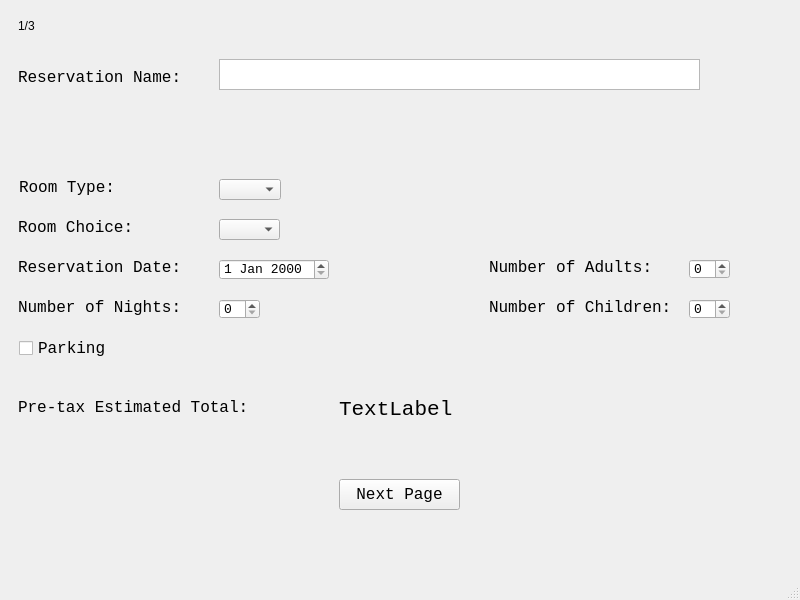
<?xml version="1.0" encoding="UTF-8"?>
<ui version="4.0">
 <class>MainWindow</class>
 <widget class="QMainWindow" name="MainWindow">
  <property name="geometry">
   <rect>
    <x>0</x>
    <y>0</y>
    <width>800</width>
    <height>600</height>
   </rect>
  </property>
  <property name="windowTitle">
   <string>MainWindow</string>
  </property>
  <widget class="QWidget" name="centralwidget">
   <layout class="QVBoxLayout" name="verticalLayout">
    <item>
     <widget class="QStackedWidget" name="stackedWidget">
      <property name="currentIndex">
       <number>0</number>
      </property>
      <widget class="QWidget" name="page1">
       <widget class="QLabel" name="label_4">
        <property name="geometry">
         <rect>
          <x>9</x>
          <y>9</y>
          <width>17</width>
          <height>16</height>
         </rect>
        </property>
        <property name="text">
         <string>1/3</string>
        </property>
       </widget>
       <widget class="QLabel" name="label">
        <property name="geometry">
         <rect>
          <x>9</x>
          <y>60</y>
          <width>174</width>
          <height>16</height>
         </rect>
        </property>
        <property name="font">
         <font>
          <family>Lucida Console</family>
          <pointsize>12</pointsize>
         </font>
        </property>
        <property name="text">
         <string>Reservation Name: </string>
        </property>
       </widget>
       <widget class="QLabel" name="label_5">
        <property name="geometry">
         <rect>
          <x>10</x>
          <y>170</y>
          <width>97</width>
          <height>16</height>
         </rect>
        </property>
        <property name="font">
         <font>
          <family>Lucida Console</family>
          <pointsize>12</pointsize>
         </font>
        </property>
        <property name="text">
         <string>Room Type:</string>
        </property>
       </widget>
       <widget class="QLabel" name="label_6">
        <property name="geometry">
         <rect>
          <x>9</x>
          <y>210</y>
          <width>116</width>
          <height>16</height>
         </rect>
        </property>
        <property name="font">
         <font>
          <family>Lucida Console</family>
          <pointsize>12</pointsize>
         </font>
        </property>
        <property name="text">
         <string>Room Choice:</string>
        </property>
       </widget>
       <widget class="QLabel" name="label_7">
        <property name="geometry">
         <rect>
          <x>9</x>
          <y>250</y>
          <width>164</width>
          <height>16</height>
         </rect>
        </property>
        <property name="font">
         <font>
          <family>Lucida Console</family>
          <pointsize>12</pointsize>
         </font>
        </property>
        <property name="text">
         <string>Reservation Date:</string>
        </property>
       </widget>
       <widget class="QLabel" name="label_8">
        <property name="geometry">
         <rect>
          <x>9</x>
          <y>290</y>
          <width>232</width>
          <height>16</height>
         </rect>
        </property>
        <property name="font">
         <font>
          <family>Lucida Console</family>
          <pointsize>12</pointsize>
         </font>
        </property>
        <property name="text">
         <string>Number of Nights:</string>
        </property>
       </widget>
       <widget class="QLabel" name="label_9">
        <property name="geometry">
         <rect>
          <x>480</x>
          <y>250</y>
          <width>164</width>
          <height>16</height>
         </rect>
        </property>
        <property name="font">
         <font>
          <family>Lucida Console</family>
          <pointsize>12</pointsize>
         </font>
        </property>
        <property name="text">
         <string>Number of Adults:</string>
        </property>
       </widget>
       <widget class="QLabel" name="label_10">
        <property name="geometry">
         <rect>
          <x>480</x>
          <y>290</y>
          <width>184</width>
          <height>16</height>
         </rect>
        </property>
        <property name="font">
         <font>
          <family>Lucida Console</family>
          <pointsize>12</pointsize>
         </font>
        </property>
        <property name="text">
         <string>Number of Children:</string>
        </property>
       </widget>
       <widget class="QLabel" name="label_12">
        <property name="geometry">
         <rect>
          <x>9</x>
          <y>390</y>
          <width>232</width>
          <height>16</height>
         </rect>
        </property>
        <property name="font">
         <font>
          <family>Lucida Console</family>
          <pointsize>12</pointsize>
         </font>
        </property>
        <property name="text">
         <string>Pre-tax Estimated Total:</string>
        </property>
       </widget>
       <widget class="QTextEdit" name="nameInput">
        <property name="geometry">
         <rect>
          <x>210</x>
          <y>50</y>
          <width>481</width>
          <height>31</height>
         </rect>
        </property>
        <property name="font">
         <font>
          <family>Lucida Sans Typewriter</family>
          <pointsize>10</pointsize>
         </font>
        </property>
       </widget>
       <widget class="QComboBox" name="roomSize">
        <property name="geometry">
         <rect>
          <x>210</x>
          <y>210</y>
          <width>61</width>
          <height>21</height>
         </rect>
        </property>
        <property name="font">
         <font>
          <family>Lucida Console</family>
          <pointsize>10</pointsize>
         </font>
        </property>
       </widget>
       <widget class="QComboBox" name="roomView">
        <property name="geometry">
         <rect>
          <x>210</x>
          <y>170</y>
          <width>62</width>
          <height>21</height>
         </rect>
        </property>
        <property name="font">
         <font>
          <family>Lucida Console</family>
          <pointsize>10</pointsize>
         </font>
        </property>
       </widget>
       <widget class="QDateEdit" name="resDate">
        <property name="geometry">
         <rect>
          <x>210</x>
          <y>250</y>
          <width>110</width>
          <height>21</height>
         </rect>
        </property>
        <property name="font">
         <font>
          <family>Lucida Console</family>
          <pointsize>10</pointsize>
         </font>
        </property>
       </widget>
       <widget class="QSpinBox" name="lenStay">
        <property name="geometry">
         <rect>
          <x>680</x>
          <y>290</y>
          <width>41</width>
          <height>20</height>
         </rect>
        </property>
        <property name="font">
         <font>
          <family>Lucida Console</family>
          <pointsize>10</pointsize>
         </font>
        </property>
       </widget>
       <widget class="QSpinBox" name="numAdults">
        <property name="geometry">
         <rect>
          <x>680</x>
          <y>250</y>
          <width>41</width>
          <height>20</height>
         </rect>
        </property>
        <property name="font">
         <font>
          <family>Lucida Console</family>
          <pointsize>10</pointsize>
         </font>
        </property>
       </widget>
       <widget class="QSpinBox" name="numChild">
        <property name="geometry">
         <rect>
          <x>210</x>
          <y>290</y>
          <width>41</width>
          <height>20</height>
         </rect>
        </property>
        <property name="font">
         <font>
          <family>Lucida Console</family>
          <pointsize>10</pointsize>
         </font>
        </property>
       </widget>
       <widget class="QCheckBox" name="parking">
        <property name="geometry">
         <rect>
          <x>10</x>
          <y>330</y>
          <width>141</width>
          <height>18</height>
         </rect>
        </property>
        <property name="font">
         <font>
          <family>Lucida Console</family>
          <pointsize>12</pointsize>
         </font>
        </property>
        <property name="text">
         <string>Parking</string>
        </property>
       </widget>
       <widget class="QLabel" name="totCost">
        <property name="geometry">
         <rect>
          <x>330</x>
          <y>390</y>
          <width>114</width>
          <height>21</height>
         </rect>
        </property>
        <property name="font">
         <font>
          <family>Lucida Console</family>
          <pointsize>16</pointsize>
         </font>
        </property>
        <property name="text">
         <string>TextLabel</string>
        </property>
       </widget>
       <widget class="QPushButton" name="nextPage">
        <property name="geometry">
         <rect>
          <x>330</x>
          <y>470</y>
          <width>121</width>
          <height>31</height>
         </rect>
        </property>
        <property name="font">
         <font>
          <family>Lucida Console</family>
          <pointsize>12</pointsize>
         </font>
        </property>
        <property name="text">
         <string>Next Page</string>
        </property>
       </widget>
      </widget>
      <widget class="QWidget" name="page_2">
       <widget class="QLabel" name="label_2">
        <property name="geometry">
         <rect>
          <x>730</x>
          <y>0</y>
          <width>47</width>
          <height>14</height>
         </rect>
        </property>
        <property name="text">
         <string>2/3</string>
        </property>
       </widget>
      </widget>
      <widget class="QWidget" name="page3">
       <widget class="QLabel" name="label_3">
        <property name="geometry">
         <rect>
          <x>730</x>
          <y>0</y>
          <width>47</width>
          <height>14</height>
         </rect>
        </property>
        <property name="text">
         <string>3/3</string>
        </property>
       </widget>
      </widget>
     </widget>
    </item>
   </layout>
  </widget>
  <widget class="QMenuBar" name="menubar">
   <property name="geometry">
    <rect>
     <x>0</x>
     <y>0</y>
     <width>800</width>
     <height>22</height>
    </rect>
   </property>
  </widget>
  <widget class="QStatusBar" name="statusbar"/>
 </widget>
 <resources/>
 <connections/>
</ui>
